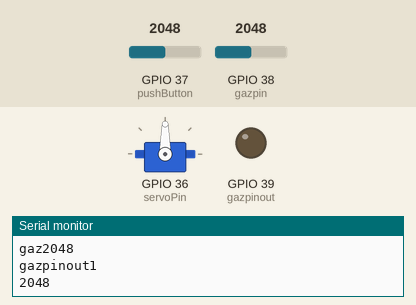
Simulated run of this sketch. Board: ESP32. Parts: servo, output pins drawn as LEDs (lit = HIGH), the last lines printed to the serial monitor. The inputs (shaded band) are chosen by the test bench; at power-on: GPIO 37 (pushButton) = 2048, GPIO 38 (gazpin) = 2048.

Above: at 1.2 s.
1.3 s: GPIO 37 (pushButton) set to 215
2.8 s: GPIO 37 (pushButton) set to 185
At 4.6 s:
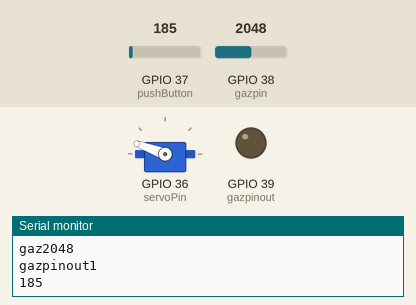
5.8 s: GPIO 37 (pushButton) set to 491
At 6.6 s:
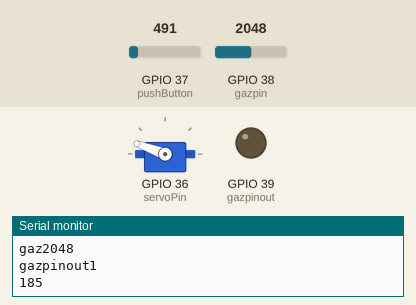
7.4 s: GPIO 37 (pushButton) set to 160
At 7.8 s:
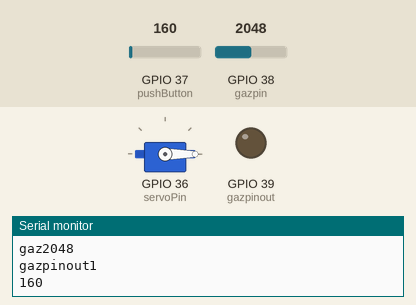
Timing chart, 0 to 11.4 s (numbered marks = the images above; inputs shaded):
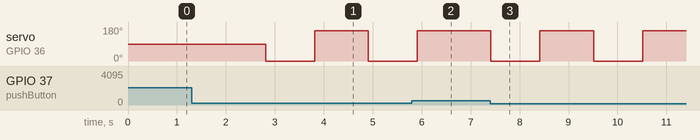

The sketch:

arduino_reciver_servo.ino
```cpp
#include <Servo.h>
int servoPin = A0;
int pushButton = A1;
int gazpin = A2;
int gazpinout = A3;
Servo Servo1;
void setup() {
     Servo1.attach(servoPin);
  Serial.begin(9600);
  pinMode(pushButton, INPUT);
    pinMode(gazpinout,OUTPUT);
  pinMode(gazpin,INPUT);
  gazpinout=LOW;
}
void loop() {
   int gazpin1,gazpinout1;
   gazpin1 = analogRead(gazpin);
     Serial.print("gaz");
     Serial.println(gazpin1);
   if(gazpin1>200){
   gazpinout=HIGH;
       Serial.print("gazpinout");
     Serial.println(gazpinout);
   }

  int buttonState = analogRead(pushButton);
  Serial.println(buttonState);
if(buttonState<200){
servo();
  }
  delay(100);
}

void servo(){
   Servo1.write(0);
   delay(1000);
   Servo1.write(160);
   delay(1000);
   }
```

Measured:
- the behaviour switches between 200 and 199 on GPIO 37 (pushButton) (found by bisection; images 0 and 1)
- after the input at 2.8 s, servo on GPIO 36 (servoPin): 90° → 0° at once, → 160° 1.0 s later, → 0° 1.1 s later
- after the input at 5.8 s, servo on GPIO 36 (servoPin): goes on until 5.9 s, then stays 160°
- after the input at 7.4 s, servo on GPIO 36 (servoPin): alternates 160° for 1.1 s and 0° for 1.0 s, starting at once
